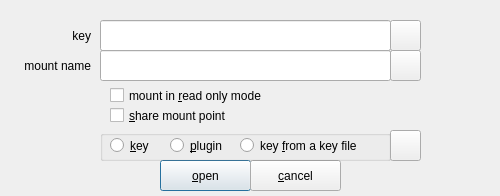
<?xml version="1.0" encoding="UTF-8"?>
<ui version="4.0">
 <class>keyDialog</class>
 <widget class="QDialog" name="keyDialog">
  <property name="geometry">
   <rect>
    <x>0</x>
    <y>0</y>
    <width>500</width>
    <height>196</height>
   </rect>
  </property>
  <property name="windowTitle">
   <string>unlock and mount a luks volume</string>
  </property>
  <widget class="QPushButton" name="pbOpen">
   <property name="geometry">
    <rect>
     <x>160</x>
     <y>160</y>
     <width>91</width>
     <height>31</height>
    </rect>
   </property>
   <property name="text">
    <string>&amp;open</string>
   </property>
   <property name="default">
    <bool>true</bool>
   </property>
  </widget>
  <widget class="QPushButton" name="pbCancel">
   <property name="geometry">
    <rect>
     <x>250</x>
     <y>160</y>
     <width>91</width>
     <height>31</height>
    </rect>
   </property>
   <property name="text">
    <string>&amp;cancel</string>
   </property>
  </widget>
  <widget class="QLabel" name="label">
   <property name="geometry">
    <rect>
     <x>0</x>
     <y>20</y>
     <width>91</width>
     <height>31</height>
    </rect>
   </property>
   <property name="text">
    <string>key</string>
   </property>
   <property name="alignment">
    <set>Qt::AlignRight|Qt::AlignTrailing|Qt::AlignVCenter</set>
   </property>
  </widget>
  <widget class="QGroupBox" name="groupBox">
   <property name="geometry">
    <rect>
     <x>100</x>
     <y>130</y>
     <width>291</width>
     <height>31</height>
    </rect>
   </property>
   <property name="title">
    <string/>
   </property>
   <widget class="QRadioButton" name="rbKey">
    <property name="geometry">
     <rect>
      <x>10</x>
      <y>0</y>
      <width>71</width>
      <height>31</height>
     </rect>
    </property>
    <property name="text">
     <string>&amp;key</string>
    </property>
   </widget>
   <widget class="QRadioButton" name="rbKeyFile">
    <property name="geometry">
     <rect>
      <x>140</x>
      <y>0</y>
      <width>151</width>
      <height>31</height>
     </rect>
    </property>
    <property name="text">
     <string>key &amp;from a key file</string>
    </property>
   </widget>
   <widget class="QRadioButton" name="rbPlugIn">
    <property name="geometry">
     <rect>
      <x>70</x>
      <y>0</y>
      <width>81</width>
      <height>31</height>
     </rect>
    </property>
    <property name="text">
     <string>&amp;plugin</string>
    </property>
   </widget>
  </widget>
  <widget class="QLineEdit" name="lineEditKey">
   <property name="geometry">
    <rect>
     <x>100</x>
     <y>20</y>
     <width>291</width>
     <height>31</height>
    </rect>
   </property>
  </widget>
  <widget class="QPushButton" name="pbkeyOption">
   <property name="geometry">
    <rect>
     <x>390</x>
     <y>130</y>
     <width>31</width>
     <height>31</height>
    </rect>
   </property>
   <property name="text">
    <string/>
   </property>
  </widget>
  <widget class="QLabel" name="label_2">
   <property name="geometry">
    <rect>
     <x>0</x>
     <y>50</y>
     <width>91</width>
     <height>31</height>
    </rect>
   </property>
   <property name="text">
    <string>mount name</string>
   </property>
   <property name="alignment">
    <set>Qt::AlignRight|Qt::AlignTrailing|Qt::AlignVCenter</set>
   </property>
  </widget>
  <widget class="QPushButton" name="pbOpenMountPoint">
   <property name="geometry">
    <rect>
     <x>390</x>
     <y>50</y>
     <width>31</width>
     <height>31</height>
    </rect>
   </property>
   <property name="text">
    <string/>
   </property>
  </widget>
  <widget class="QLineEdit" name="lineEditMountPoint">
   <property name="geometry">
    <rect>
     <x>100</x>
     <y>50</y>
     <width>291</width>
     <height>31</height>
    </rect>
   </property>
  </widget>
  <widget class="QPushButton" name="pbkeyFile">
   <property name="geometry">
    <rect>
     <x>390</x>
     <y>20</y>
     <width>31</width>
     <height>31</height>
    </rect>
   </property>
   <property name="text">
    <string/>
   </property>
  </widget>
  <widget class="QCheckBox" name="checkBoxOpenReadOnly">
   <property name="geometry">
    <rect>
     <x>110</x>
     <y>80</y>
     <width>281</width>
     <height>31</height>
    </rect>
   </property>
   <property name="text">
    <string>mount in &amp;read only mode</string>
   </property>
  </widget>
  <widget class="QCheckBox" name="checkBoxShareMountPoint">
   <property name="geometry">
    <rect>
     <x>110</x>
     <y>100</y>
     <width>281</width>
     <height>31</height>
    </rect>
   </property>
   <property name="text">
    <string>&amp;share mount point</string>
   </property>
  </widget>
 </widget>
 <tabstops>
  <tabstop>lineEditKey</tabstop>
  <tabstop>pbkeyFile</tabstop>
  <tabstop>lineEditMountPoint</tabstop>
  <tabstop>pbOpenMountPoint</tabstop>
  <tabstop>checkBoxOpenReadOnly</tabstop>
  <tabstop>rbKey</tabstop>
  <tabstop>rbPlugIn</tabstop>
  <tabstop>rbKeyFile</tabstop>
  <tabstop>pbkeyOption</tabstop>
  <tabstop>pbOpen</tabstop>
  <tabstop>pbCancel</tabstop>
 </tabstops>
 <resources/>
 <connections/>
</ui>
